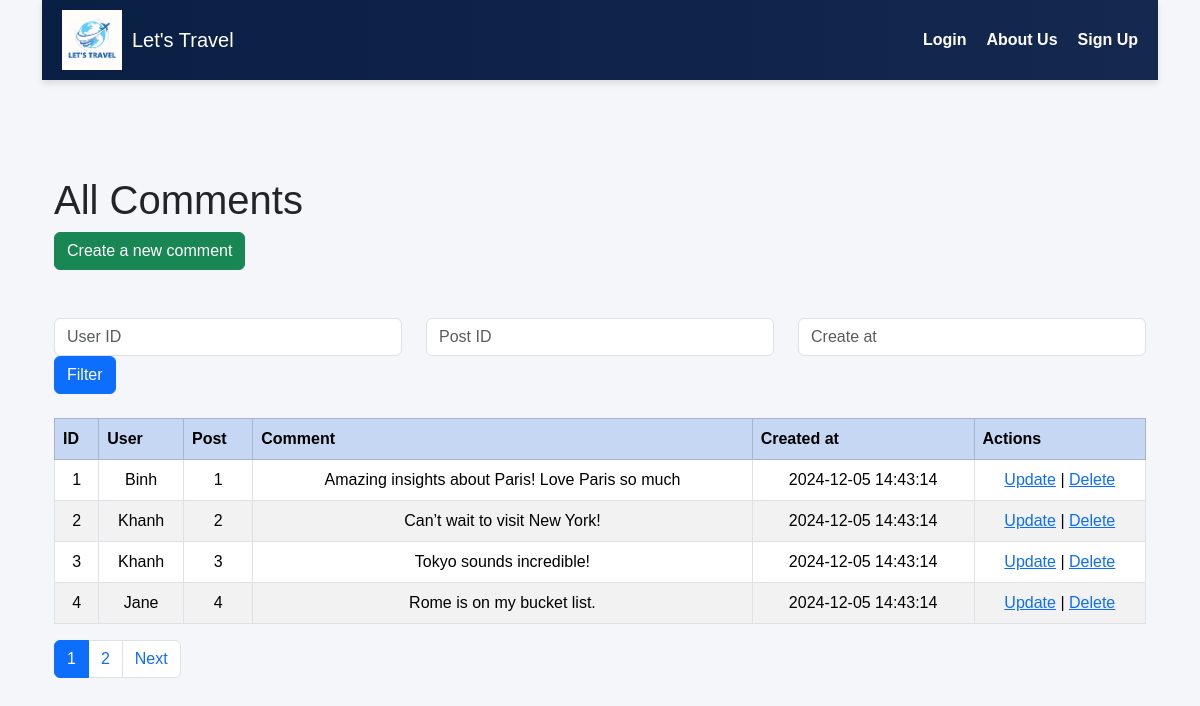
/admin/comment/index.php, run on an earlier commit of the app's database.
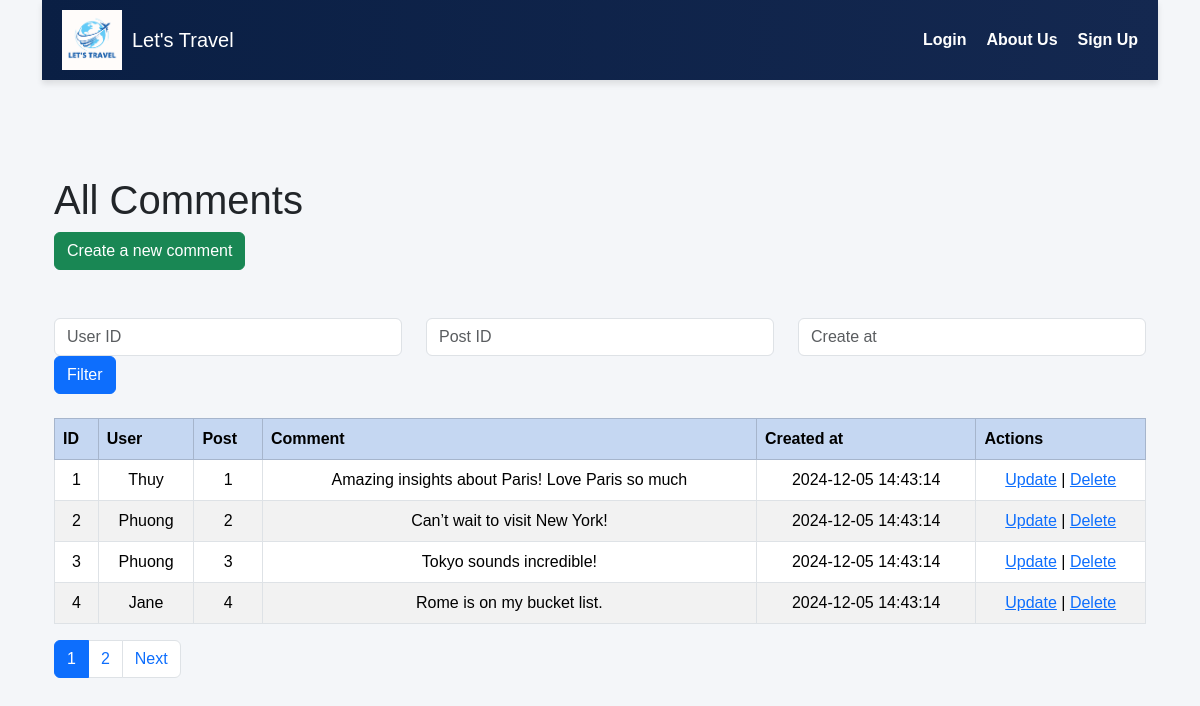
And on a later commit of the database.
### tables this page shows
CREATE TABLE `comment` (
  `CommentID` int(11) NOT NULL,
  `UserID` int(11) DEFAULT NULL,
  `PostID` int(11) DEFAULT NULL,
  `Content` text DEFAULT NULL,
  `Created_at` timestamp NOT NULL DEFAULT current_timestamp()
);

CREATE TABLE `user` (
  `UserID` int(11) NOT NULL,
  `FirstName` varchar(255) NOT NULL,
  `LastName` varchar(255) NOT NULL,
  `FullName` varchar(255) GENERATED ALWAYS AS (CONCAT(`FirstName`, ' ', `LastName`)) STORED,
  `Email` varchar(200) NOT NULL,
  `PhoneNumber` varchar(20) DEFAULT NULL,
  `Password` varchar(255) NOT NULL,
  `City` varchar(255) DEFAULT NULL,
  `Country` varchar(255) DEFAULT NULL,
  `Avatar` varchar(255) DEFAULT NULL,
  `user_type` varchar(20) NOT NULL DEFAULT 'user',
  PRIMARY KEY (`UserID`)
);

### admin/comment/index.php (the view, shortened to what this page needs)
<?php
$dbhost = 'localhost:3307';
$dbuser = 'root';
$dbpassword = '';
$dbname = 'travel_blog';
$conn = mysqli_connect($dbhost, $dbuser, $dbpassword, $dbname);
$sql = "SELECT comment.*, user.FirstName FROM `comment` LEFT JOIN `user` ON comment.UserID = user.UserID WHERE 1";
$user_id = '';
$post_id = '';
$comment = '';
$create_at = '';
$sql .= " ORDER BY CommentID";
$page = 1;
$limit = 4;
$offset = ($page-1)*$limit;
$sqlCount = "SELECT COUNT(*) AS noResults FROM ($sql) AS filteredResults";
$resultCount = mysqli_query($conn, $sqlCount);
$noResults = mysqli_fetch_assoc($resultCount)['noResults'];
$noPages = ceil($noResults / $limit);
$sql .= " LIMIT $limit OFFSET $offset";
$result = mysqli_query($conn, $sql);
$comments = mysqli_fetch_all($result, MYSQLI_ASSOC);
?>
<!DOCTYPE html>
<html lang="en">
<head>
    <link rel="stylesheet" href="https://cdn.jsdelivr.net/npm/bootstrap@5.3.3/dist/css/bootstrap.min.css">
</head>
<body class="container">
    <?php include('../../inc/_navbar.php'); ?>
    <div class="container mt-5">
        <br/><br/>
        <h1>All Comments</h1>
        <a class="btn btn-success" href="create.php">Create a new comment</a>
        <br/><br/>
        <form action="" method="get">
        <div class="row my-4">
            <div class="col-4">
                <input class="form-control" type="text" name="UserID" placeholder="User ID" value="<?php echo $user_id; ?>">
            </div>
            <div class="col-4">
                <input class="form-control" type="text" name="PostID" placeholder="Post ID" value="<?php echo $post_id; ?>">
            </div>
            <div class="col-4">
                <input class="form-control" type="text" name="Created_at" placeholder="Create at" value="<?php echo $create_at; ?>">
            </div>
            <div class="col-4">
                <button class="btn btn-primary" type="submit">Filter</button>
            </div>
        </div>
        </form>
        <?php if (empty($comments)): ?>
            <p>No data.</p>
        <?php else: ?>
            <table class="table table-bordered table-striped table-hover">
                <tr class="table-primary">
                    <th>ID</th>
                    <th>User</th>
                    <th>Post</th>
                    <th>Comment</th>
                    <th>Created at</th>
                    <th>Actions</th>
                </tr>
                <?php foreach ($comments as $cmt) : ?>
                    <tr class="align-middle text-center">
                        <td><?php echo htmlspecialchars($cmt['CommentID']); ?></td>
                        <td><?php echo htmlspecialchars($cmt['FirstName']); ?></td>
                        <td><?php echo htmlspecialchars($cmt['PostID']); ?></td>
                        <td><?php echo htmlspecialchars($cmt['Content']); ?></td>
                        <td><?php echo htmlspecialchars($cmt['Created_at']); ?></td>
                        <td>
                            <a href="update.php?id=<?php echo $cmt['CommentID']; ?>">Update</a> |
                            <a href="delete.php?id=<?php echo $cmt['CommentID']; ?>">Delete</a>
                        </td>
                    </tr>
                <?php endforeach; ?>
            </table>
            <?php endif; ?>
            <nav aria-label="Page navigation example">
                <ul class="pagination">
                    <?php for ($i = 1; $i <= $noPages; $i++): ?>
                        <li class="page-item <?php echo $page == $i ? 'active' : ''; ?>">
                            <a class="page-link" href="?page=<?php echo $i; ?>&user_id=<?php echo htmlspecialchars($user_id); ?>&post_id=<?php echo htmlspecialchars($post_id); ?>&comment=<?php echo htmlspecialchars($comment); ?>&create_at=<?php echo htmlspecialchars($create_at); ?>">
                                <?php echo $i; ?>
                            </a>
                        </li>
                    <?php endfor; ?>
                    <?php if ($page < $noPages): ?>
                        <li class="page-item"><a class="page-link" href="?page=<?php echo $page+1; ?>&user_id=<?php echo htmlspecialchars($user_id); ?>&post_id=<?php echo htmlspecialchars($post_id); ?>&comment=<?php echo htmlspecialchars($comment); ?>&create_at=<?php echo htmlspecialchars($create_at); ?>">Next</a></li>
                    <?php endif; ?>
                </ul>
            </nav>
    </div>
</body>
</html>

### inc/_navbar.php (shortened to what this page needs)
<?php
$user_type = $_SESSION['user_type'] ?? null;
?>
<!DOCTYPE html>
<html lang="en">
<head>
</head>
<body>
    <div class="navbar">
        <div class="navbar-logo">
            <img src="../uploads/logo.jpg" alt="Logo">
            <h1>Let's Travel</h1>
        </div>
        <div class="navbar-links">
            <?php if ($user_type === 'admin'): ?>
                <a href="/PHP/TravelBlog/admin/index_homeAdmin.php">Home</a>
                <a href="/PHP/TravelBlog/admin/user/index.php">Manage User</a>
                <a href="/PHP/TravelBlog/admin/post/index.php">Manage Post</a>
                <a href="/PHP/TravelBlog/destination/Destination.php">Manage Destination</a>
                <a href="/PHP/TravelBlog/admin/category/indexcategory.php">Manage Category</a>
                <a href="/PHP/TravelBlog/admin/comment/index.php">Manage Comment</a>
                <a href="/PHP/TravelBlog/auth/logout.php">Logout</a>
            <?php else: ?>
                <a href="/PHP/TravelBlog/auth/login.php">Login</a>
                <a href="/PHP/TravelBlog/auth/aboutus.php">About Us</a>
                <a href="/PHP/TravelBlog/auth/register.php">Sign Up</a>
            <?php endif; ?>
        </div>
    </div>
</body>
</html>

### inc/_navbar.php (style rules this page uses)
body { margin: 0; font-family: Arial, sans-serif; background-color: #f4f6f9; }
.navbar { display: flex; align-items: center; justify-content: space-between; background: linear-gradient(90deg, #0a1f44, #142850); padding: 10px 20px; color: white; box-shadow: 0px 4px 6px rgba(0, 0, 0, 0.1); }
.navbar-logo { display: flex; align-items: center; }
.navbar-logo img { height: 60px; width: auto; margin-right: 10px; }
.navbar-logo h1 { margin: 0; font-size: 20px; color: #fff; }
.navbar-links { display: flex; gap: 20px; }
.navbar-links a { color: white; text-decoration: none; font-size: 16px; font-weight: bold; transition: color 0.3s ease, transform 0.3s ease; }

What changed in the data, as far as the page shows it:
changed through a linked row, comment "Amazing insights about Paris! Love Paris so much": UserID.FirstName "Binh" → "Thuy"
changed through a linked row, comment "Can’t wait to visit New York!": UserID.FirstName "Khanh" → "Phuong"
changed through a linked row, comment "Tokyo sounds incredible!": UserID.FirstName "Khanh" → "Phuong"
